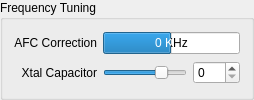
              <widget class="QGroupBox" name="FrequencyTuning">
               <property name="title">
                <string>Frequency Tuning</string>
               </property>
               <layout class="QGridLayout" name="gridLayout_6">
                <item row="2" column="0">
                 <widget class="QLabel" name="label">
                  <property name="text">
                   <string>Xtal Capacitor</string>
                  </property>
                  <property name="alignment">
                   <set>Qt::AlignRight|Qt::AlignTrailing|Qt::AlignVCenter</set>
                  </property>
                 </widget>
                </item>
                <item row="1" column="0">
                 <widget class="QLabel" name="label_4">
                  <property name="text">
                   <string>AFC Correction</string>
                  </property>
                  <property name="alignment">
                   <set>Qt::AlignRight|Qt::AlignTrailing|Qt::AlignVCenter</set>
                  </property>
                 </widget>
                </item>
                <item row="2" column="2">
                 <widget class="QSlider" name="RFXtalCapSlider">
                  <property name="focusPolicy">
                   <enum>Qt::NoFocus</enum>
                  </property>
                  <property name="toolTip">
                   <string>Adjust the xtal capacitor value to fine tune frequency and
get an AFC value close to zero. Default value is 127.</string>
                  </property>
                  <property name="maximum">
                   <number>171</number>
                  </property>
                  <property name="pageStep">
                   <number>1</number>
                  </property>
                  <property name="value">
                   <number>127</number>
                  </property>
                  <property name="orientation">
                   <enum>Qt::Horizontal</enum>
                  </property>
                 </widget>
                </item>
                <item row="2" column="3">
                 <widget class="QSpinBox" name="RFXtalCapValue">
                  <property name="toolTip">
                   <string>Adjust the xtal capacitor value to fine tune frequency and
get an AFC value close to zero. Default value is 127.</string>
                  </property>
                  <property name="maximum">
                   <number>171</number>
                  </property>
                 </widget>
                </item>
                <item row="1" column="2" colspan="2">
                 <widget class="QProgressBar" name="AFCCorrectionBar">
                  <property name="toolTip">
                   <string>The Automatic Frequency Correction: How much the modem will correct
a frequency misalignement between the two modems.</string>
                  </property>
                  <property name="minimum">
                   <number>-50</number>
                  </property>
                  <property name="maximum">
                   <number>50</number>
                  </property>
                  <property name="value">
                   <number>0</number>
                  </property>
                  <property name="alignment">
                   <set>Qt::AlignCenter</set>
                  </property>
                  <property name="textVisible">
                   <bool>true</bool>
                  </property>
                  <property name="format">
                   <string>%v KHz</string>
                  </property>
                 </widget>
                </item>
               </layout>
              </widget>
